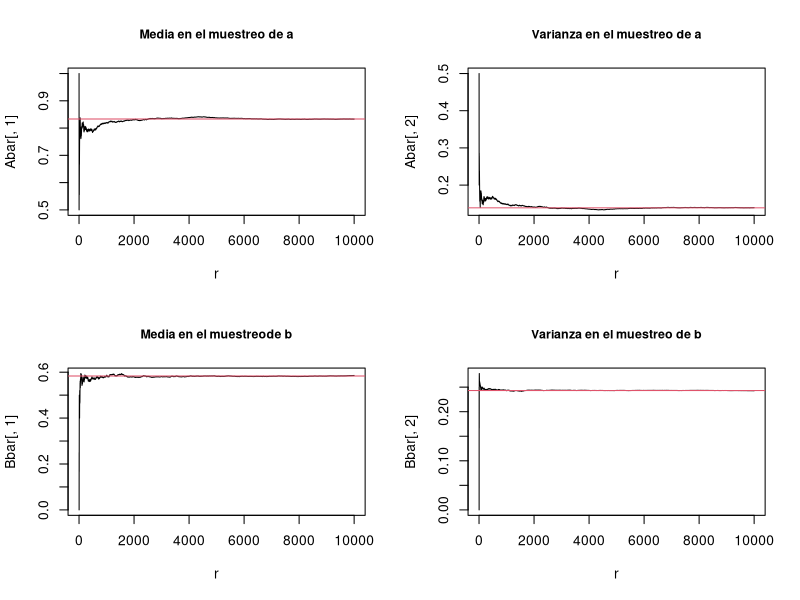

R code for this plot:
#codigo matlab::
#r=1000
#a=zeros(r,1);
#b=zeros(r,1);
#for i=1:r
#c(i)=unidrnd(6);
#v(i)=unidrnd(6);
#a(i)=(c(i)<=5);
#end
#abar=mean(a)
#asig=var(a)
#bbar=mean(b)
#bsig=var(b)
#b(i)=(c(i)<=v(i));




set.seed(1234)
r=10000
a=matrix(0,r,1)
b=matrix(0,r,1)
c=matrix(0,r,1)
v=matrix(0,r,1)
rdu<-function(n,k) sample(1:k,n,replace=TRUE)

for (i in 1:r)
{c[i]=rdu(1,6)
v[i]=rdu(1,6)
a[i]=(c[i]<=5)
b[i]=(c[i]<=v[i])
}

abar=mean(a)
asig=var(a)
bbar=mean(b)
bsig=var(b)


tabla<-as.data.frame(matrix(0,5,3))
 colnames(tabla)<-c("parametro","valor exacto","valor estimado")
rownames(tabla)<-NULL

tabla[1,1]=c("abarrra")
tabla[2,1]=c("Sigma2 a")
tabla[3,1]=c("bbarrra")
tabla[4,1]=c("Sigma2 b")
tabla[5,1]=c("simulaciones")
tabla[1,2]=0.8333
tabla[2,2]=0.1389
tabla[3,2]=0.5833
tabla[4,2]=0.2431

tabla[1,3]=abar
tabla[2,3]=asig
tabla[3,3]=bbar
tabla[4,3]=bsig
tabla[5,3]=r
 
Abar<-matrix(0,r,2)
for (i in 1:nrow(Abar))
{Abar[i,1]<-mean(a[1:i])
Abar[i,2]<-var(a[1:i])}

par(mfrow=c(2,2))
plot(Abar[,1],type="l",xlab="r",cex.main=0.9,main="Media en el muestreo de a")
abline(h=0.8333,col=2)
plot(Abar[,2],type="l",xlab="r",cex.main=0.9,main="Varianza en el muestreo de a")
abline(h=0.1389,col=2)

Bbar<-matrix(0,r,2)

for (i in 1:nrow(Bbar))
{Bbar[i,1]<-mean(b[1:i])
Bbar[i,2]<-var(b[1:i])}


plot(Bbar[,1],type="l",xlab="r",cex.main=0.9,main="Media en el muestreode b")
abline(h=0.5833,col=2)
plot(Bbar[,2],type="l",xlab="r",cex.main=0.9,main="Varianza en el muestreo de b")
abline(h=0.2431,col=2)


a <- round(runif(1000, min=0, max=100))
a <- ceiling(runif(1000, min=0, max=100))


dunifdisc<-function(x, min=0, max=1) ifelse(x>=min & x<=max & round(x)==x, 1/(max-min+1), 0)
punifdisc<-function(q, min=0, max=1) ifelse(q<min, 0, ifelse(q>max, 1, floor(q)/(max-min+1)))
qunifdisc<-function(p, min=0, max=1) floor(p*(max-min+1))
runifdisc<-function(n, min=0, max=1) sample(min:max, n, replace=T)